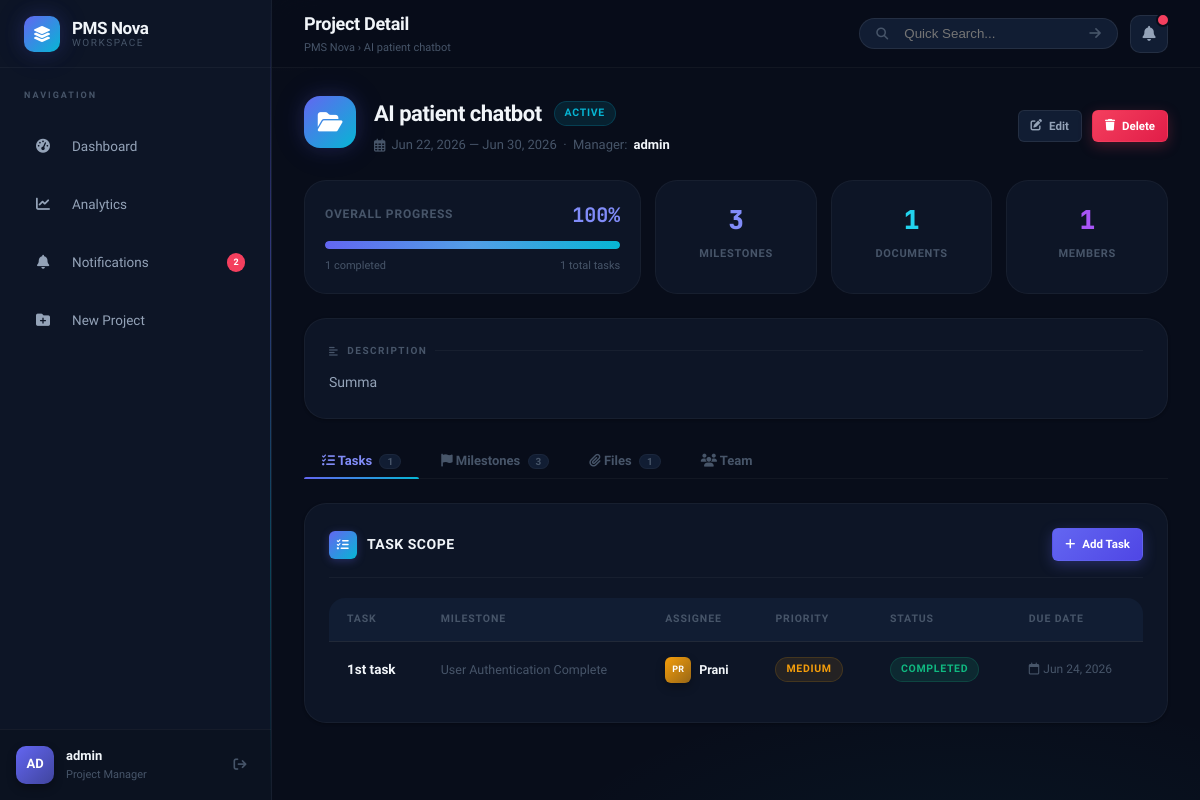
The app's page /projects/3/ (signed in), older data.
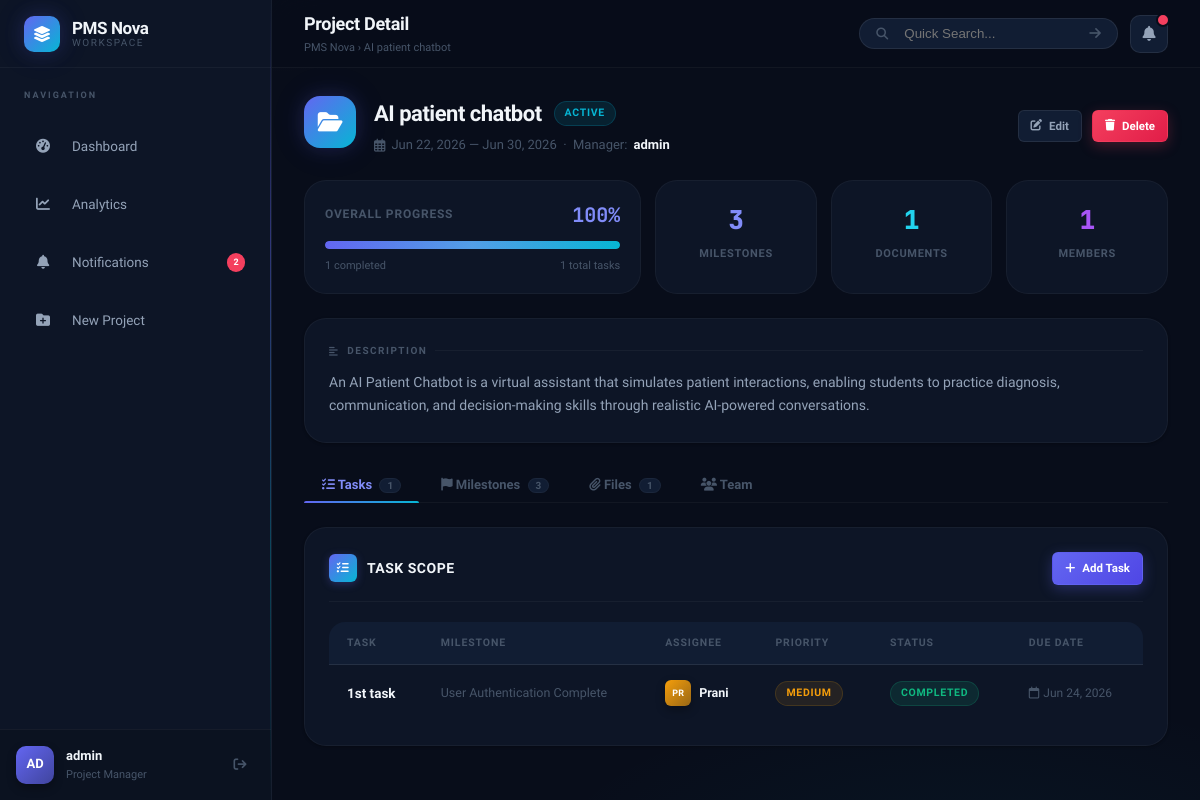
The same page, newer data.
### projects/models.py (models this page shows, shortened)
class Project(models.Model):
    STATUS_CHOICES = [
        ('planning', 'Planning'),
        ('active', 'Active'),
        ('on_hold', 'On Hold'),
        ('completed', 'Completed'),
    ]
    name = models.CharField(max_length=200)
    description = models.TextField(blank=True)
    start_date = models.DateField()
    end_date = models.DateField()
    status = models.CharField(max_length=15, choices=STATUS_CHOICES, default='planning')
    manager = models.ForeignKey(User, on_delete=models.CASCADE, related_name='managed_projects')
    members = models.ManyToManyField(User, related_name='projects', blank=True)
    created_at = models.DateTimeField(auto_now_add=True)

### projects/views.py (the view)
    def _wrapped_view_func(request, pk, *args, **kwargs):
        if not request.user.is_authenticated:
            return redirect('login')
        project = get_object_or_404(Project, pk=pk)
        is_manager = (project.manager == request.user)
        is_member = project.members.filter(id=request.user.id).exists()
        if not (is_manager or is_member):
            messages.error(request, "Access Denied: You are not a member of this project.")
            return redirect('dashboard')
        return view_func(request, pk, *args, **kwargs)

### projects/forms.py
class CommentForm(forms.ModelForm):
    class Meta:
        model = Comment
        fields = ['content']
        widgets = {
            'content': forms.Textarea(attrs={'placeholder': 'Add a comment...', 'rows': 2, 'class': 'form-input'}),
        }

class DocumentForm(forms.ModelForm):
    class Meta:
        model = Document
        fields = ['title', 'file']
        widgets = {
            'title': forms.TextInput(attrs={'placeholder': 'Document Title (e.g. Spec, Diagram)', 'class': 'form-input'}),
            'file': forms.ClearableFileInput(attrs={'class': 'form-input-file'}),
        }

### projects/templates/projects/project_detail.html (shortened to what the changed rows need)
{% extends 'projects/base.html' %}
{% load static %}
{% block header_title %}Project Detail{% endblock %}
{% block breadcrumb_last %}{{ project.name }}{% endblock %}
{% block content %}
<div class="page-header" style="margin-bottom:24px;flex-wrap:wrap;gap:16px;">
    <div style="display:flex;align-items:flex-start;gap:18px;">
        <div>
            <div style="display:flex;align-items:center;gap:12px;flex-wrap:wrap;">
                <h2 class="page-title">{{ project.name }}</h2>
                <span class="badge badge-{{ project.status }}">{{ project.get_status_display }}</span>
            </div>
            <p class="page-subtitle">
                <i class="fa-regular fa-calendar-days"></i>
                {{ project.start_date|date:"M d, Y" }} &mdash; {{ project.end_date|date:"M d, Y" }}
                &nbsp;·&nbsp; Manager: <strong style="color:var(--text-primary);">{{ project.manager.username }}</strong>
            </p>
        </div>
    </div>
</div>
<div style="display:grid;grid-template-columns:repeat(auto-fit,minmax(160px,1fr));gap:14px;margin-bottom:24px;">
    <div style="background:var(--bg-surface);border:1px solid var(--border-subtle);border-radius:var(--radius-xl);padding:18px 20px;text-align:center;">
        <div style="font-size:26px;font-weight:800;color:var(--brand-violet);font-family:'JetBrains Mono',monospace;">{{ project.members.count }}</div>
        <div style="font-size:11px;color:var(--text-muted);font-weight:600;text-transform:uppercase;letter-spacing:0.7px;margin-top:4px;">Members</div>
    </div>
</div>
{% if project.description %}
<div class="card" style="margin-bottom:22px;">
    <p class="section-label"><i class="fa-solid fa-align-left"></i> Description</p>
    <p style="font-size:14px;line-height:1.7;color:var(--text-secondary);">{{ project.description }}</p>
</div>
{% endif %}
<div class="tabs-container">
    <div id="tasks-tab" class="tab-content active">
        <div class="card">
            {% if tasks %}
            <div class="table-responsive">
                <table class="table-pms">
                    <thead>
                        <tr>
                            <th>Task</th>
                            <th>Milestone</th>
                            <th>Assignee</th>
                            <th>Priority</th>
                            <th>Status</th>
                            <th>Due Date</th>
                        </tr>
                    </thead>
                </table>
            </div>
            {% endif %}
        </div>
    </div>
</div>
{% endblock %}

Row changes from the older to the newer data that the page shows:
changed Project "AI patient chatbot": description "Summa" → "An AI Patient Chatbot is a virtual assistant that simulates patient interactions, enabling students to practice diagnosis, communication, and decision-making skills through realistic AI-powered conversations."
